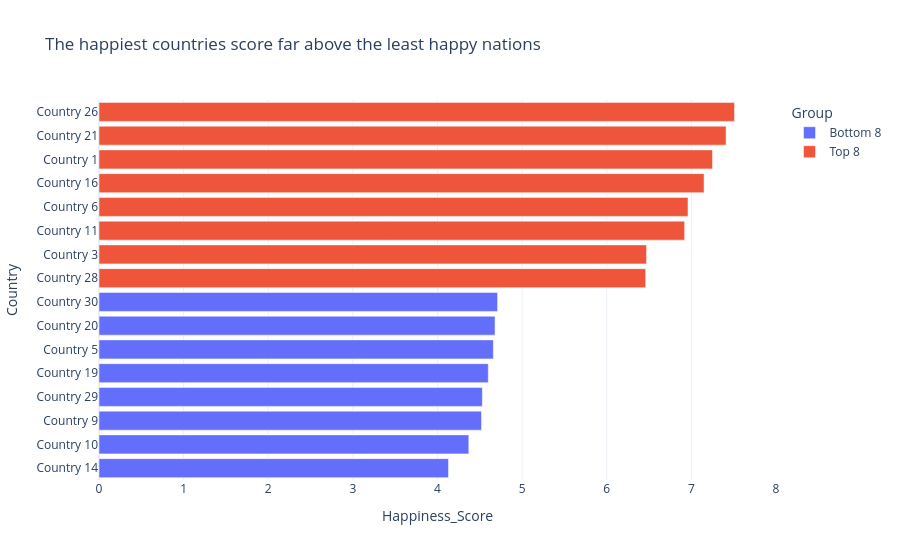

The notebook cell this image was saved under:
### Code cell
top8=df.nlargest(8,'Happiness_Score').copy()
top8['Group']='Top 8'
bottom8=df.nsmallest(8,'Happiness_Score').copy()
bottom8['Group']='Bottom 8'
combined=pd.concat([bottom8,top8]).sort_values('Happiness_Score')
fig=px.bar(combined,x='Happiness_Score',y='Country',color='Group',orientation='h',
title='The happiest countries score far above the least happy nations')
fig.update_layout(template='plotly_white',xaxis=dict(range=[0,8]))
fig.show()

### Figure 1 — Plotly figure (JSON) as saved in the notebook; plotly's stock layout.template omitted (floating-point values rounded to 4 significant figures)
{"data": [{"hovertemplate": "Group=Bottom 8<br>Happiness_Score=%{x}<br>Country=%{y}<extra></extra>", "legendgroup": "Bottom 8", "marker": {"color": "#636efa", "pattern": {"shape": ""}}, "name": "Bottom 8", "orientation": "h", "showlegend": true, "textposition": "auto", "type": "bar", "x": [4.13, 4.37, 4.52, 4.53, 4.6, 4.66, 4.68, 4.71], "xaxis": "x", "y": ["Country 14", "Country 10", "Country 9", "Country 29", "Country 19", "Country 5", "Country 20", "Country 30"], "yaxis": "y"}, {"hovertemplate": "Group=Top 8<br>Happiness_Score=%{x}<br>Country=%{y}<extra></extra>", "legendgroup": "Top 8", "marker": {"color": "#EF553B", "pattern": {"shape": ""}}, "name": "Top 8", "orientation": "h", "showlegend": true, "textposition": "auto", "type": "bar", "x": [6.46, 6.47, 6.92, 6.96, 7.15, 7.25, 7.41, 7.51], "xaxis": "x", "y": ["Country 28", "Country 3", "Country 11", "Country 6", "Country 16", "Country 1", "Country 21", "Country 26"], "yaxis": "y"}], "layout": {"barmode": "relative", "legend": {"title": {"text": "Group"}, "tracegroupgap": 0}, "title": {"text": "The happiest countries score far above the least happy nations"}, "xaxis": {"anchor": "y", "domain": [0, 1], "range": [0, 8], "title": {"text": "Happiness_Score"}}, "yaxis": {"anchor": "x", "domain": [0, 1], "title": {"text": "Country"}}}}
